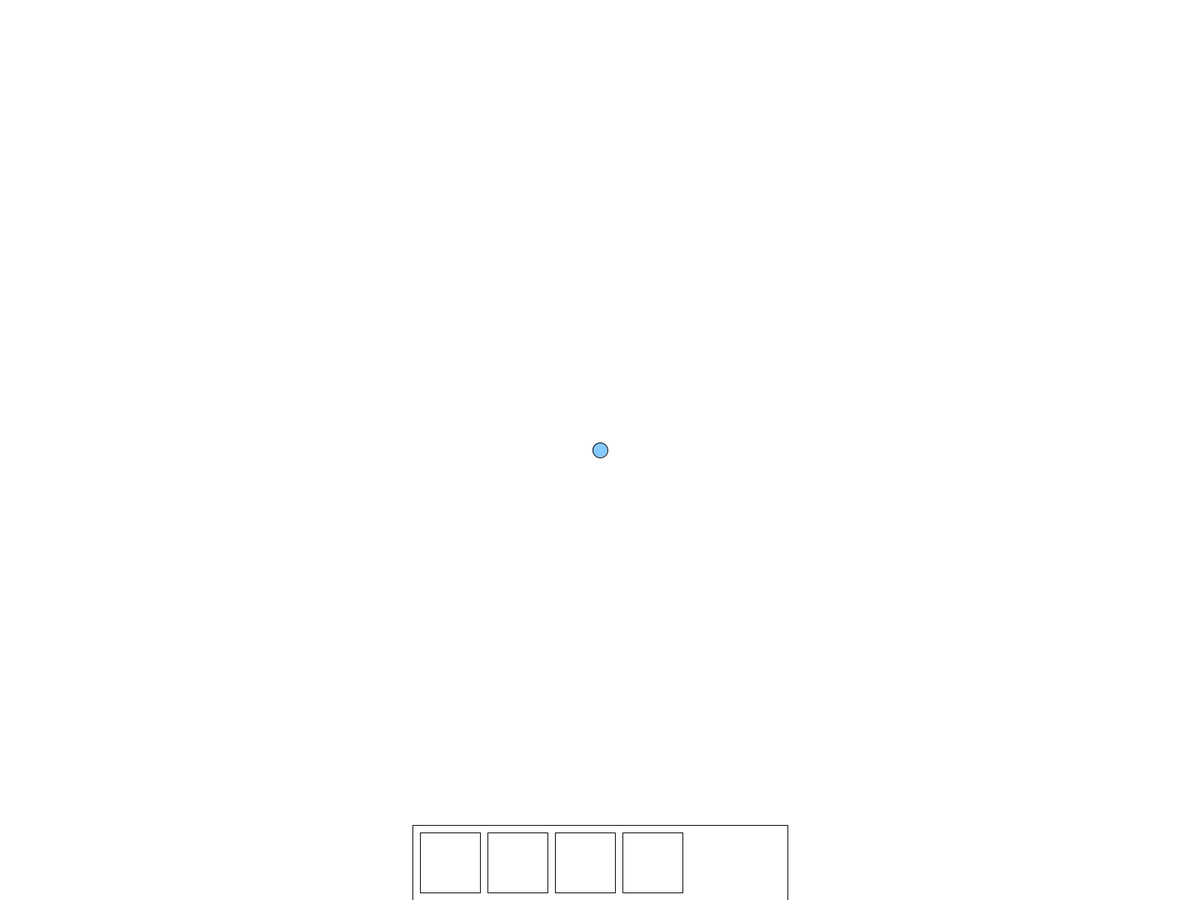
Frame 1 (no input)
Frame 60 (the mouse pressed at the canvas centre just before this capture): identical to frame 1, image omitted
Frame 120 (the mouse held since frame 60 and released just before this capture): identical to frame 1, image omitted

The Processing sketch that drew this single still picture (run headless with seeded random() and noise(); from frame 60 on, the mouse is pressed at the canvas centre):

// Processing sketch: leeg
// ── leeg.pde
float playerx, playery;
float playerspeed = 2;
float nextcoorx, nextcoory;
boolean playerreached = true;
boolean qpressed, wpressed, epressed, rpressed;

void setup(){
  fullScreen();
  pixelDensity(displayDensity());
  frameRate(60);
  playerx = width/2;
  playery = height/2;
  nextcoorx = playerx;
  nextcoory = playery;
  
}

void draw(){
  background(255);
  abilityBar();
  fill(#86C9FF);
  if (mousePressed && (mouseButton == RIGHT)) {
    fill(255);
    nextcoorx = mouseX;
    nextcoory = mouseY;
    playerreached = false;
  }
  stroke(0);
  ellipse(playerx, playery, 20,20);
  movePlayer();
  useAbilities();
}

void useAbilities(){
  textSize(26); 
  if(qpressed){
    if(qaim()){
      text("USED Q", playerx, playery);
    }
  }else if(wpressed){
    if(waim()){
      text("USED W", playerx, playery);
    }
  }else if(epressed){
    if(eaim()){
      text("USED E", playerx, playery);
    }
  }else if(rpressed){
    if(raim()){
      text("USED R", playerx, playery);
    }
  }
}

boolean qaim(){
  boolean useq = false;
  if (mousePressed && (mouseButton == LEFT)) {
    useq = true;
  }
  return useq;
}

boolean waim(){
  boolean usew = false;
  if (mousePressed && (mouseButton == LEFT)) {
    usew = true;
  }
  return usew;
}

boolean eaim(){
  boolean usee = false;
  if (mousePressed && (mouseButton == LEFT)) {
    usee = true;
  }
  return usee;
}

boolean raim(){
  boolean user = false;
  if (mousePressed && (mouseButton == LEFT)) {
    user = true;
  }
  return user;
}


void abilityBar(){
  stroke(0);
  strokeWeight(1);
  fill(255);
  rect(width/2-250, height-100, 500, 100);
  for(int i = 0; i < 4; i++){
    fill(255);
    if(qpressed && i == 0){
      fill(128);
    }
    if(wpressed && i == 1){
      fill(128);
    }
    if(epressed && i == 2){
      fill(128);
    }
    if(rpressed && i == 3){
      fill(128);
    }
    rect(width/2-240+90*i, height-90, 80 ,80);
  }
}

void movePlayer(){
  if(!playerreached){
    ellipse(nextcoorx, nextcoory,5,5);
    float deltx = nextcoorx - playerx;
    float delty = nextcoory - playery;
    float anglemove = atan2(delty,deltx);
    playerx = playerx + playerspeed*cos(anglemove);
    playery = playery + playerspeed*sin(anglemove);
    if(dist(playerx,playery,nextcoorx,nextcoory)<playerspeed){
      playerx = nextcoorx;
      playery = nextcoory;
      playerreached = true;
    }
  }
}

void keyPressed() {
  setMove(keyCode, true);
}
 
void keyReleased() {
  setMove(keyCode, false);
}

boolean setMove(int k, boolean b) {
  switch (k) {
  case 81:
    return qpressed = b;
 
  case 87:
    return wpressed = b;
 
  case 69:
    return epressed = b;
 
  case 82:
    return rpressed = b;
    
  default:
    return b;
  }
}
